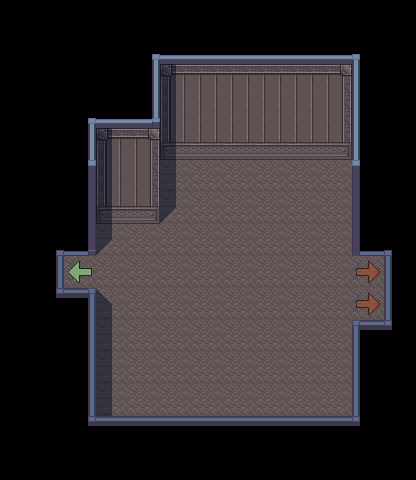

Tiled map render using the project's own tile images. Description and the whole map definition, tile-layer contents included, below:
An orthogonal 13x15 tile map with 32x32 px tiles, 5 tile layers (bg, ground shadows & details, mid, shadows, ...), 1 hidden layer not drawn, 6 tilesets and 11 objects (exit-e, exit-w).

<map version="1.11" tiledversion="1.11.2" orientation="orthogonal" renderorder="right-down" width="13" height="15" tilewidth="32" tileheight="32" infinite="0" nextlayerid="10" nextobjectid="91">
 <tileset firstgid="1" source="../../Assorted_LPC/lpc-walls/walls.tsx" />
 <tileset firstgid="6145" source="../../Assorted_LPC/lpc-floors/floors.tsx" />
 <tileset firstgid="8193" source="../../[A]LightShadow_pipo.tsx" />
 <tileset firstgid="8281" source="../../custom_tilesets/[Lightship]Whaleship.tsx" />
 <tileset firstgid="12691" source="../../Assorted_LPC/wooden_stairs/[LPC]WoodenStairs.tsx" />
 <tileset firstgid="14287" source="../../custom_tilesets/[A]BouncingArrows.tsx" />
 <layer id="1" name="bg" width="13" height="15">
  <data encoding="csv">
8433,8433,8433,8433,8433,8433,8445,8433,8433,8433,8433,8433,8433,
8433,8433,8433,8433,8479,8482,8482,8482,8482,8482,8482,8478,8433,
8433,8433,8433,8433,8434,8309,8306,8306,8306,8306,8307,8432,8433,
8433,8433,8479,8482,8483,8358,8355,8355,8355,8355,8356,8432,8433,
8433,8433,8434,8309,8307,8407,8404,8404,8404,8404,8405,8432,8433,
8433,8433,8339,8358,8356,8764,8666,8666,8666,8666,8666,8290,8433,
8433,8433,8438,8407,8405,8718,8666,8666,8666,8666,8666,8436,8433,
8433,8491,8390,8718,8666,8666,8666,8666,8666,8666,8666,8439,8490,
8433,8446,8666,8666,8666,8666,8666,8666,8666,8666,8666,8666,8444,
8433,8442,8397,8865,8666,8666,8666,8666,8666,8666,8666,8666,8444,
8433,8433,8446,8764,8666,8666,8666,8666,8666,8666,8666,8395,8441,
8433,8433,8446,8764,8666,8666,8666,8666,8666,8666,8666,8444,8433,
8433,8433,8446,8764,8666,8666,8666,8666,8666,8666,8666,8444,8433,
8433,8433,8442,8396,8396,8396,8396,8396,8396,8396,8396,8441,8433,
8433,8433,8433,8433,8433,8433,8433,8433,8433,8433,8433,8433,8433
</data>
 </layer>
 <layer id="4" name="ground shadows &amp; details" width="13" height="15">
  <data encoding="csv">
0,0,0,0,0,0,0,0,0,0,0,0,0,
0,0,0,0,0,0,0,0,0,0,0,0,0,
0,0,0,0,0,0,0,0,0,0,0,0,0,
0,0,0,0,0,0,0,0,0,0,0,0,0,
0,0,0,0,0,0,0,0,0,0,0,0,0,
0,0,0,0,0,0,0,0,0,0,0,0,0,
0,0,0,0,0,0,0,0,0,0,0,0,0,
0,0,0,0,0,0,0,0,0,0,0,0,0,
0,0,0,0,0,0,0,0,0,0,0,0,0,
0,0,0,0,0,0,0,0,0,0,0,0,0,
0,0,0,0,0,0,0,0,0,0,0,0,0,
0,0,0,0,0,0,0,0,0,0,0,0,0,
0,0,0,0,0,0,0,0,0,0,0,0,0,
0,0,0,0,0,0,0,0,0,0,0,0,0,
0,0,0,0,0,0,0,0,0,0,0,0,0
</data>
 </layer>
 <layer id="6" name="mid" width="13" height="15">
  <properties>
   <property name="z" type="int" value="0" />
  </properties>
  <data encoding="csv">
0,0,0,0,0,0,0,0,0,0,0,0,0,
0,0,0,0,0,0,0,0,0,0,0,0,0,
0,0,0,0,0,0,0,0,0,0,0,0,0,
0,0,0,0,0,0,0,0,0,0,0,0,0,
0,0,0,0,0,0,0,0,0,0,0,0,0,
0,0,0,0,0,0,0,0,0,0,0,0,0,
0,0,0,0,0,0,0,0,0,0,0,0,0,
0,0,0,0,0,0,0,0,0,0,0,0,0,
0,0,0,0,0,0,0,0,0,0,0,0,0,
0,0,0,0,0,0,0,0,0,0,0,0,0,
0,0,0,0,0,0,0,0,0,0,0,0,0,
0,0,0,0,0,0,0,0,0,0,0,0,0,
0,0,0,0,0,0,0,0,0,0,0,0,0,
0,0,0,0,0,0,0,0,0,0,0,0,0,
0,0,0,0,0,0,0,0,0,0,0,0,0
</data>
 </layer>
 <layer id="7" name="shadows" width="13" height="15">
  <properties>
   <property name="z" type="int" value="0" />
  </properties>
  <data encoding="csv">
0,0,0,0,0,0,0,0,0,0,0,0,0,
0,0,0,0,0,0,0,0,0,0,0,0,0,
0,0,0,0,0,0,0,0,0,0,0,0,0,
0,0,0,0,0,0,0,0,0,0,0,0,0,
0,0,0,0,0,0,0,0,0,0,0,0,0,
0,0,0,0,0,0,0,0,0,0,0,0,0,
0,0,0,0,0,0,0,0,0,0,0,0,0,
0,0,0,0,0,0,0,0,0,0,0,0,0,
0,0,0,0,0,0,0,0,0,0,0,0,0,
0,0,0,0,0,0,0,0,0,0,0,0,0,
0,0,0,0,0,0,0,0,0,0,0,0,0,
0,0,0,0,0,0,0,0,0,0,0,0,0,
0,0,0,0,0,0,0,0,0,0,0,0,0,
0,0,0,0,0,0,0,0,0,0,0,0,0,
0,0,0,0,0,0,0,0,0,0,0,0,0
</data>
 </layer>
 <layer id="5" name="foreground" width="13" height="15">
  <properties>
   <property name="z" type="int" value="3" />
  </properties>
  <data encoding="csv">
0,0,0,0,0,0,0,0,0,0,0,0,0,
0,0,0,0,0,0,0,0,0,0,0,0,0,
0,0,0,0,0,0,0,0,0,0,0,0,0,
0,0,0,0,0,0,0,0,0,0,0,0,0,
0,0,0,0,0,0,0,0,0,0,0,0,0,
0,0,0,0,0,0,0,0,0,0,0,0,0,
0,0,0,0,0,0,0,0,0,0,0,0,0,
0,0,0,0,0,0,0,0,0,0,0,0,0,
0,0,14292,0,0,0,0,0,0,0,0,14347,0,
0,0,0,0,0,0,0,0,0,0,0,14347,0,
0,0,0,0,0,0,0,0,0,0,0,0,0,
0,0,0,0,0,0,0,0,0,0,0,0,0,
0,0,0,0,0,0,0,0,0,0,0,0,0,
0,0,0,0,0,0,0,0,0,0,0,0,0,
0,0,0,0,0,0,0,0,0,0,0,0,0
</data>
 </layer>
 <objectgroup id="9" name="Object Layer 1">
  <object id="42" x="64" y="416" width="320" height="32">
   <properties>
    <property name="collision" type="bool" value="true" />
   </properties>
  </object>
  <object id="63" name="exit-e" x="368" y="256" width="32" height="64">
   <properties>
    <property name="dest" value="whaleship-f2-cargo" />
    <property name="destDir" value="r" />
    <property name="destPoint" value="exit-w" />
   </properties>
  </object>
  <object id="66" x="352" y="320" width="64" height="96">
   <properties>
    <property name="collision" type="bool" value="true" />
   </properties>
  </object>
  <object id="68" x="32" y="128" width="64" height="128">
   <properties>
    <property name="collision" type="bool" value="true" />
   </properties>
  </object>
  <object id="69" x="160" y="128" width="192" height="32">
   <properties>
    <property name="collision" type="bool" value="true" />
   </properties>
  </object>
  <object id="83" name="exit-w" x="40" y="256" width="32" height="32">
   <properties>
    <property name="dest" value="vehicle-whaleship-f2" />
    <property name="destDir" value="l" />
    <property name="destPoint" value="to-engine-room" />
   </properties>
  </object>
  <object id="85" x="96" y="128" width="64" height="96">
   <properties>
    <property name="collision" type="bool" value="true" />
   </properties>
  </object>
  <object id="86" x="352" y="128" width="64" height="128">
   <properties>
    <property name="collision" type="bool" value="true" />
   </properties>
  </object>
  <object id="88" x="400" y="256" width="16" height="64">
   <properties>
    <property name="collision" type="bool" value="true" />
   </properties>
  </object>
  <object id="89" x="0" y="256" width="40" height="32">
   <properties>
    <property name="collision" type="bool" value="true" />
   </properties>
  </object>
  <object id="90" x="32" y="288" width="64" height="128">
   <properties>
    <property name="collision" type="bool" value="true" />
   </properties>
  </object>
 </objectgroup>
 <imagelayer id="2" name="ref" visible="0" opacity="0.5" offsetx="-448" offsety="96">
  <image source="../../vtt-maps/whaleship-blank-f2.webp" width="1568" height="384" />
 </imagelayer>
</map>
